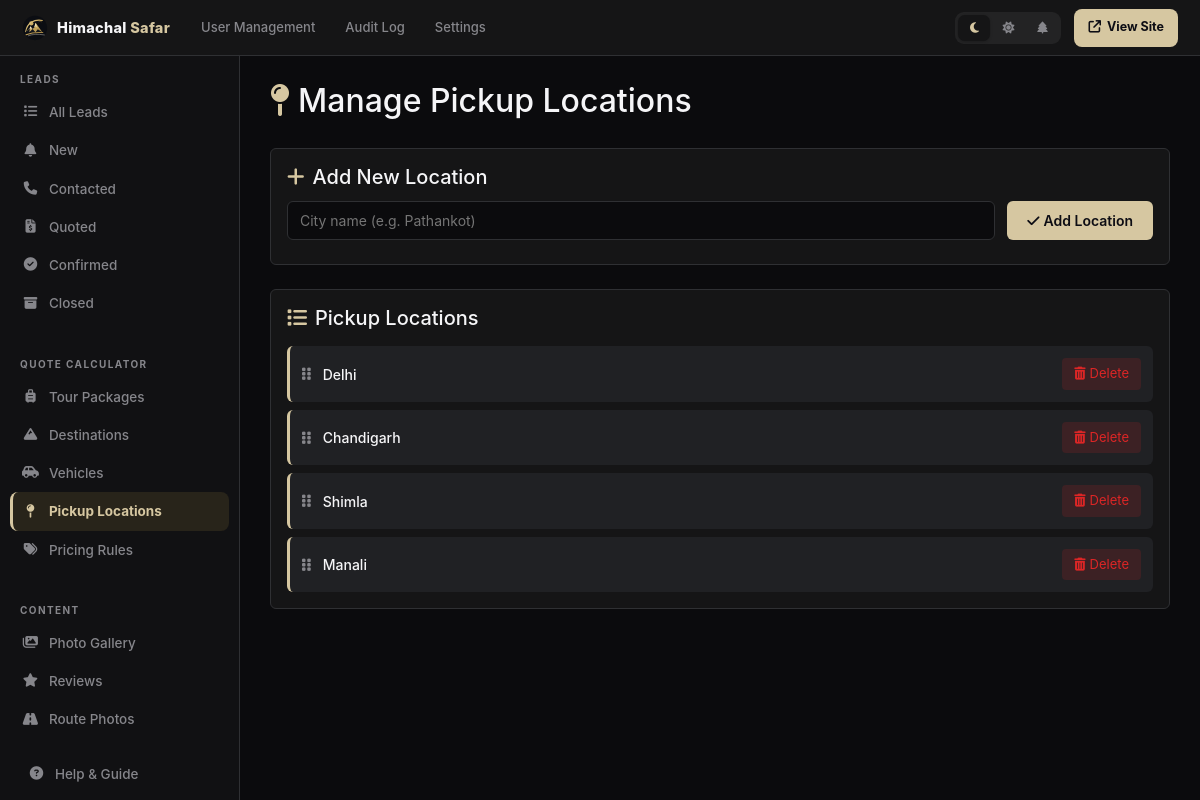
Page /admin/locations.php (signed in) on the committed database.
### tables this page shows
CREATE TABLE IF NOT EXISTS pickup_locations (
  id         INT AUTO_INCREMENT PRIMARY KEY,
  city       VARCHAR(100) NOT NULL UNIQUE,
  sort_order TINYINT DEFAULT 0,
  active     TINYINT DEFAULT 1,
  created_at TIMESTAMP DEFAULT CURRENT_TIMESTAMP
);

### includes/vars.php (called while the page is built, shortened)
<?php
if (!function_exists('h')) {
  function h($value): string {
    return htmlspecialchars((string)$value, ENT_QUOTES, 'UTF-8');
  }
}

### admin/locations.php (the view, shortened to what this page needs)
<?php
require_once '../includes/vars.php';
$locations = [];
if ($conn instanceof mysqli) {
    try {
        $res = $conn->query("SELECT id, city, sort_order FROM pickup_locations ORDER BY sort_order ASC");
        if ($res) $locations = $res->fetch_all(MYSQLI_ASSOC);
    } catch (mysqli_sql_exception) {}
}
?><!doctype html>
<html lang="en">
<head>
  <link href="https://cdn.jsdelivr.net/npm/bootstrap@5.3.3/dist/css/bootstrap.min.css" rel="stylesheet">
  <link href="https://cdnjs.cloudflare.com/ajax/libs/font-awesome/6.5.1/css/all.min.css" rel="stylesheet">
  <link rel="stylesheet" href="assets/admin.css?v=<?php echo @filemtime(__DIR__ . '/assets/admin.css'); ?>">
</head>
<body>
<?php require 'partials/sidebar.php'; ?>
<?php require 'partials/topbar.php'; ?>
<div class="admin-main">
  <div class="admin-content">
    <div style="margin-bottom:28px">
      <h2><i class="fas fa-map-pin me-2" style="color:var(--accent)"></i>Manage Pickup Locations</h2>
    </div>
    <div class="card" style="background:var(--surface);border:1px solid var(--border);margin-bottom:24px">
      <div class="card-body">
        <h5 class="card-title"><i class="fas fa-plus me-2" style="color:var(--accent)"></i>Add New Location</h5>
        <div style="display:flex;gap:12px;flex-wrap:wrap;margin-top:12px">
          <input type="text" id="newCity" placeholder="City name (e.g. Pathankot)"
                 style="flex:1;min-width:180px;padding:8px 12px;background:var(--bg);border:1px solid var(--border);color:var(--ink);border-radius:6px">
          <button id="addBtn" style="padding:8px 20px;background:var(--accent);color:#0d0d14;border:0;border-radius:6px;cursor:pointer;font-weight:600;transition:background .2s">
            <i class="fas fa-check me-1"></i>Add Location
          </button>
        </div>
      </div>
    </div>
    <div class="card" style="background:var(--surface);border:1px solid var(--border)">
      <div class="card-body">
        <h5 class="card-title"><i class="fas fa-list me-2" style="color:var(--accent)"></i>Pickup Locations</h5>
        <div id="locationsList" style="margin-top:16px">
          <?php if (empty($locations)): ?>
          <p style="color:var(--muted);font-size:14px">No locations found</p>
          <?php else: ?>
          <div style="display:flex;flex-direction:column;gap:8px">
            <?php foreach ($locations as $loc): ?>
            <div class="location-item" data-id="<?= $loc['id'] ?>"
                 style="display:flex;align-items:center;justify-content:space-between;padding:12px;background:var(--surface-2);border-radius:6px;border-left:3px solid var(--accent)">
              <div style="display:flex;align-items:center;gap:12px;flex:1">
                <i class="fas fa-grip-vertical" style="color:var(--muted);cursor:move;font-size:14px"></i>
                <span style="color:var(--ink);font-weight:500"><?= h($loc['city']) ?></span>
              </div>
              <button class="delete-btn" data-id="<?= $loc['id'] ?>"
                      style="background:rgba(220,38,38,.15);color:#dc2626;border:0;padding:6px 12px;border-radius:4px;cursor:pointer;font-size:13px;transition:background .2s">
                <i class="fas fa-trash-alt me-1"></i>Delete
              </button>
            </div>
            <?php endforeach; ?>
          </div>
          <?php endif; ?>
        </div>
      </div>
    </div>
  </div>
</div>
</body>
</html>

### admin/assets/admin.css (style rules this page uses)
:root, [data-theme="dark"], [data-theme="dark-gold"], [data-theme="dark-blue"] { --bg: #0B0B0D; --sidebar: #111113; --surface: #151516; --surface-2: #202124; --border: #2F3033; --accent: #D6C7A1; --accent-d: #B8A16A; --accent-l: #F2E8D0; --ink: #F5F5F7; --ink-2: #D2D2D7; --muted: #86868B; --sidebar-w: 240px; --bs-body-bg: #0B0B0D; --bs-body-color: #F5F5F7; --bs-border-color: #2F3033; --bs-secondary-color: #86868B; }
:root, [data-theme="dark"], [data-theme="dark-gold"], [data-theme="dark-blue"] { --bs-emphasis-color: #F5F5F7; --bs-emphasis-color-rgb: 241,245,249; }
.card, .modal-content, .dropdown-menu, .list-group-item { color: var(--ink); }
* { box-sizing: border-box; margin: 0; padding: 0; }
body { font-family: 'Inter', system-ui, -apple-system, BlinkMacSystemFont, 'Segoe UI', sans-serif; background: var(--bg) !important; color: var(--ink) !important; min-height: 100vh; font-size: 14px; line-height: 1.5; -webkit-font-smoothing: antialiased; text-rendering: optimizeLegibility; }
.admin-main { flex: 1; margin-left: var(--sidebar-w); padding-top: 56px; display: flex; flex-direction: column; min-height: 100vh; }
.admin-content { padding: 26px 30px 50px; flex: 1; }

### rows in the picture
pickup_locations: city "Delhi"
pickup_locations: city "Chandigarh"
pickup_locations: city "Shimla"
pickup_locations: city "Manali"

### other values in the picture
$__lbl "All Leads"
$__lbl "New"
$__lbl "Contacted"
$__lbl "Quoted"
$__lbl "Confirmed"
$__lbl "Closed"
